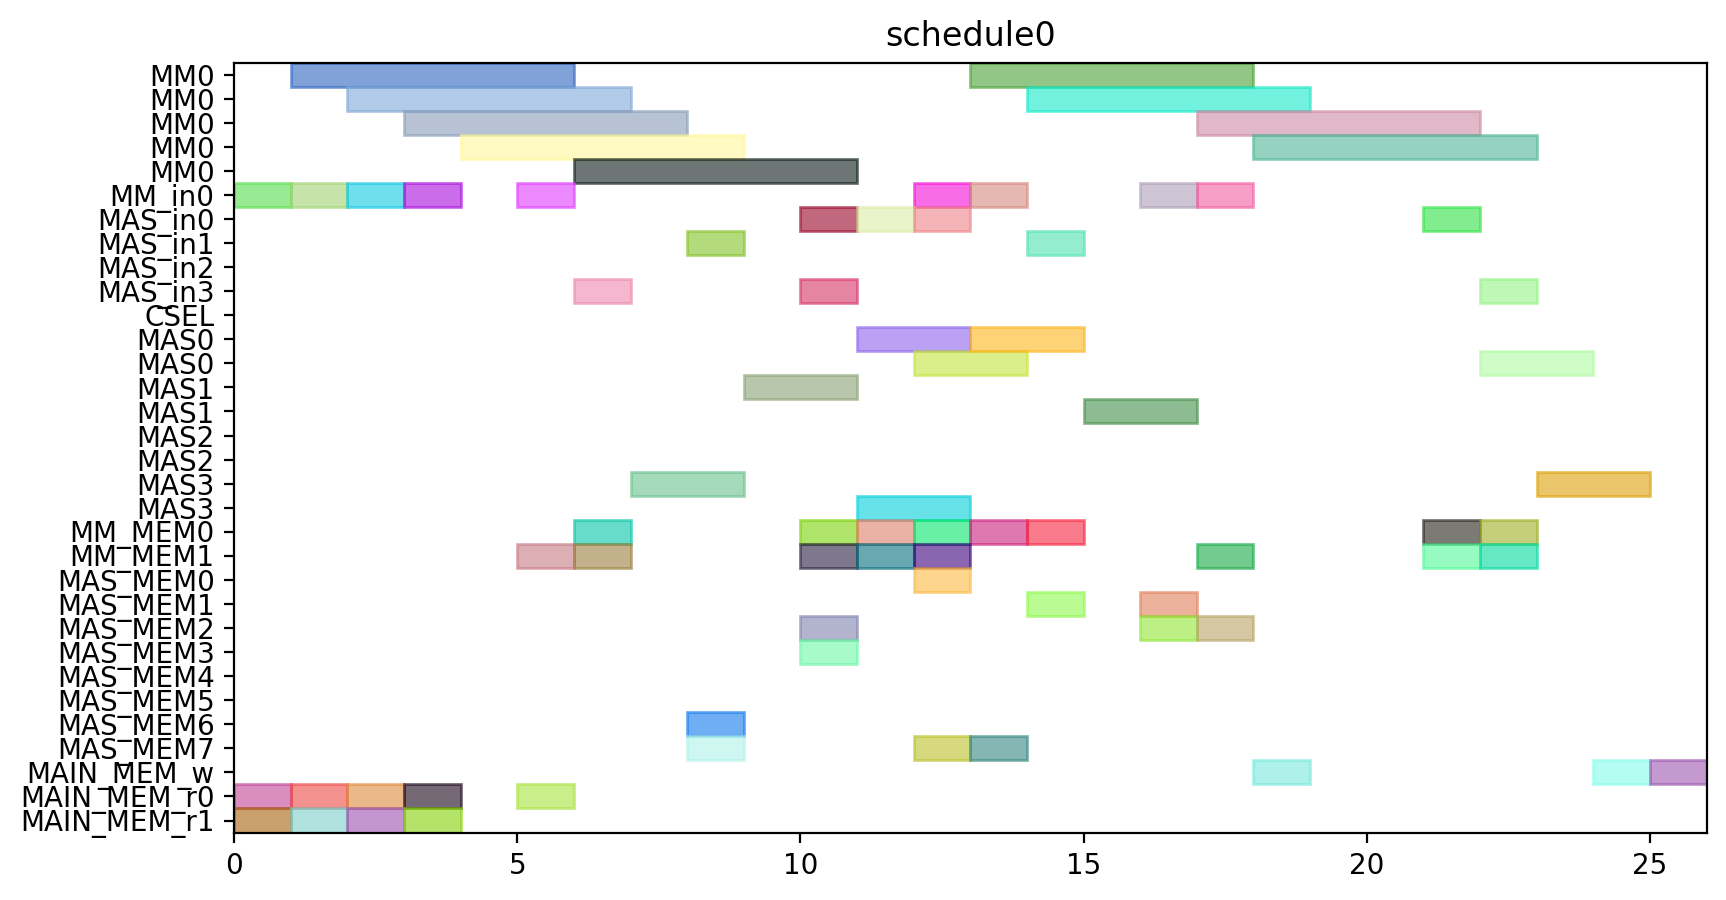

Generate this figure with Python:
from pyschedule import Scenario, solvers, plotters, alt


def solve():
	horizon = 120
	S = Scenario("schedule0", horizon=horizon)

	# resource
	MM = S.Resources('MM', num=1, size=5)
	MM_in = S.Resources('MM_in', num=1)
	MAS_in = S.Resources('MAS_in', num=4)
	CSEL = S.Resource('CSEL')
	MAS = S.Resources('MAS', num=4, size=2, periods=range(1, horizon))
	MM_MEM = S.Resources('MM_MEM', num=2)
	MAS_MEM = S.Resources('MAS_MEM', num=8)
	MAIN_MEM_w = S.Resource('MAIN_MEM_w', size=1)
	MAIN_MEM_r = S.Resources('MAIN_MEM_r', num=2)

	# result of previous scheduling

	# new tasks
	t0 = S.Task('t0', length=5, delay_cost=1)
	t0 += alt(MM)
	t0_in = S.Task('t0_in', length=1, delay_cost=1)
	t0_in += alt(MM_in)
	S += t0_in*MM_in[0]<=t0*MM[0]
	t0_mem0 = S.Task('t0_mem0', length=1, delay_cost=1)
	t0_mem0 += MAIN_MEM_r[0]
	S += t0_mem0 <= t0

	t0_mem1 = S.Task('t0_mem1', length=1, delay_cost=1)
	t0_mem1 += MAIN_MEM_r[1]
	S += t0_mem1 <= t0

	t3 = S.Task('t3', length=5, delay_cost=1)
	t3 += alt(MM)
	t3_in = S.Task('t3_in', length=1, delay_cost=1)
	t3_in += alt(MM_in)
	S += t3_in*MM_in[0]<=t3*MM[0]
	t3_mem0 = S.Task('t3_mem0', length=1, delay_cost=1)
	t3_mem0 += MAIN_MEM_r[0]
	S += t3_mem0 <= t3

	t3_mem1 = S.Task('t3_mem1', length=1, delay_cost=1)
	t3_mem1 += MAIN_MEM_r[1]
	S += t3_mem1 <= t3

	t1 = S.Task('t1', length=5, delay_cost=1)
	t1 += alt(MM)
	t1_in = S.Task('t1_in', length=1, delay_cost=1)
	t1_in += alt(MM_in)
	S += t1_in*MM_in[0]<=t1*MM[0]
	t1_mem0 = S.Task('t1_mem0', length=1, delay_cost=1)
	t1_mem0 += MAIN_MEM_r[0]
	S += t1_mem0 <= t1

	t1_mem1 = S.Task('t1_mem1', length=1, delay_cost=1)
	t1_mem1 += MAIN_MEM_r[1]
	S += t1_mem1 <= t1

	t2 = S.Task('t2', length=5, delay_cost=1)
	t2 += alt(MM)
	t2_in = S.Task('t2_in', length=1, delay_cost=1)
	t2_in += alt(MM_in)
	S += t2_in*MM_in[0]<=t2*MM[0]
	t2_mem0 = S.Task('t2_mem0', length=1, delay_cost=1)
	t2_mem0 += MAIN_MEM_r[0]
	S += t2_mem0 <= t2

	t2_mem1 = S.Task('t2_mem1', length=1, delay_cost=1)
	t2_mem1 += MAIN_MEM_r[1]
	S += t2_mem1 <= t2

	t4 = S.Task('t4', length=5, delay_cost=1)
	t4 += alt(MM)
	t4_in = S.Task('t4_in', length=1, delay_cost=1)
	t4_in += alt(MM_in)
	S += t4_in*MM_in[0]<=t4*MM[0]
	t4_mem0 = S.Task('t4_mem0', length=1, delay_cost=1)
	t4_mem0 += MAIN_MEM_r[0]
	S += t4_mem0 <= t4

	t4_mem1 = S.Task('t4_mem1', length=1, delay_cost=1)
	t4_mem1 += alt(MM_MEM)
	S += (t2*MM[0])-1 < t4_mem1*MM_MEM[1]
	S += t4_mem1 <= t4

	t5 = S.Task('t5', length=2, delay_cost=1)
	t5 += alt(MAS)
	t5_in = S.Task('t5_in', length=1, delay_cost=1)
	t5_in += alt(MAS_in)
	S += t5_in*MAS_in[0]<=t5*MAS[0]

	S += t5_in*MAS_in[1]<=t5*MAS[1]

	S += t5_in*MAS_in[2]<=t5*MAS[2]

	S += t5_in*MAS_in[3]<=t5*MAS[3]

	t5_mem0 = S.Task('t5_mem0', length=1, delay_cost=1)
	t5_mem0 += alt(MM_MEM)
	S += (t0*MM[0])-1 < t5_mem0*MM_MEM[0]
	S += t5_mem0 <= t5

	t5_mem1 = S.Task('t5_mem1', length=1, delay_cost=1)
	t5_mem1 += alt(MM_MEM)
	S += (t0*MM[0])-1 < t5_mem1*MM_MEM[1]
	S += t5_mem1 <= t5

	t6 = S.Task('t6', length=2, delay_cost=1)
	t6 += alt(MAS)
	t6_in = S.Task('t6_in', length=1, delay_cost=1)
	t6_in += alt(MAS_in)
	S += t6_in*MAS_in[0]<=t6*MAS[0]

	S += t6_in*MAS_in[1]<=t6*MAS[1]

	S += t6_in*MAS_in[2]<=t6*MAS[2]

	S += t6_in*MAS_in[3]<=t6*MAS[3]

	t6_mem0 = S.Task('t6_mem0', length=1, delay_cost=1)
	t6_mem0 += alt(MAS_MEM)
	S += (t5*MAS[0])-1 < t6_mem0*MAS_MEM[0]
	S += (t5*MAS[1])-1 < t6_mem0*MAS_MEM[2]
	S += (t5*MAS[2])-1 < t6_mem0*MAS_MEM[4]
	S += (t5*MAS[3])-1 < t6_mem0*MAS_MEM[6]
	S += t6_mem0 <= t6

	t6_mem1 = S.Task('t6_mem1', length=1, delay_cost=1)
	t6_mem1 += alt(MAS_MEM)
	S += (t5*MAS[0])-1 < t6_mem1*MAS_MEM[1]
	S += (t5*MAS[1])-1 < t6_mem1*MAS_MEM[3]
	S += (t5*MAS[2])-1 < t6_mem1*MAS_MEM[5]
	S += (t5*MAS[3])-1 < t6_mem1*MAS_MEM[7]
	S += t6_mem1 <= t6

	t9 = S.Task('t9', length=2, delay_cost=1)
	t9 += alt(MAS)
	t9_in = S.Task('t9_in', length=1, delay_cost=1)
	t9_in += alt(MAS_in)
	S += t9_in*MAS_in[0]<=t9*MAS[0]

	S += t9_in*MAS_in[1]<=t9*MAS[1]

	S += t9_in*MAS_in[2]<=t9*MAS[2]

	S += t9_in*MAS_in[3]<=t9*MAS[3]

	t9_mem0 = S.Task('t9_mem0', length=1, delay_cost=1)
	t9_mem0 += alt(MM_MEM)
	S += (t0*MM[0])-1 < t9_mem0*MM_MEM[0]
	S += t9_mem0 <= t9

	t9_mem1 = S.Task('t9_mem1', length=1, delay_cost=1)
	t9_mem1 += alt(MM_MEM)
	S += (t4*MM[0])-1 < t9_mem1*MM_MEM[1]
	S += t9_mem1 <= t9

	t10 = S.Task('t10', length=2, delay_cost=1)
	t10 += alt(MAS)
	t10_in = S.Task('t10_in', length=1, delay_cost=1)
	t10_in += alt(MAS_in)
	S += t10_in*MAS_in[0]<=t10*MAS[0]

	S += t10_in*MAS_in[1]<=t10*MAS[1]

	S += t10_in*MAS_in[2]<=t10*MAS[2]

	S += t10_in*MAS_in[3]<=t10*MAS[3]

	t10_mem0 = S.Task('t10_mem0', length=1, delay_cost=1)
	t10_mem0 += alt(MM_MEM)
	S += (t4*MM[0])-1 < t10_mem0*MM_MEM[0]
	S += t10_mem0 <= t10

	t10_mem1 = S.Task('t10_mem1', length=1, delay_cost=1)
	t10_mem1 += alt(MM_MEM)
	S += (t4*MM[0])-1 < t10_mem1*MM_MEM[1]
	S += t10_mem1 <= t10

	t7 = S.Task('t7', length=2, delay_cost=1)
	t7 += alt(MAS)
	t7_in = S.Task('t7_in', length=1, delay_cost=1)
	t7_in += alt(MAS_in)
	S += t7_in*MAS_in[0]<=t7*MAS[0]

	S += t7_in*MAS_in[1]<=t7*MAS[1]

	S += t7_in*MAS_in[2]<=t7*MAS[2]

	S += t7_in*MAS_in[3]<=t7*MAS[3]

	t7_mem0 = S.Task('t7_mem0', length=1, delay_cost=1)
	t7_mem0 += alt(MAS_MEM)
	S += (t6*MAS[0])-1 < t7_mem0*MAS_MEM[0]
	S += (t6*MAS[1])-1 < t7_mem0*MAS_MEM[2]
	S += (t6*MAS[2])-1 < t7_mem0*MAS_MEM[4]
	S += (t6*MAS[3])-1 < t7_mem0*MAS_MEM[6]
	S += t7_mem0 <= t7

	t7_mem1 = S.Task('t7_mem1', length=1, delay_cost=1)
	t7_mem1 += alt(MAS_MEM)
	S += (t6*MAS[0])-1 < t7_mem1*MAS_MEM[1]
	S += (t6*MAS[1])-1 < t7_mem1*MAS_MEM[3]
	S += (t6*MAS[2])-1 < t7_mem1*MAS_MEM[5]
	S += (t6*MAS[3])-1 < t7_mem1*MAS_MEM[7]
	S += t7_mem1 <= t7

	t11 = S.Task('t11', length=2, delay_cost=1)
	t11 += alt(MAS)
	t11_in = S.Task('t11_in', length=1, delay_cost=1)
	t11_in += alt(MAS_in)
	S += t11_in*MAS_in[0]<=t11*MAS[0]

	S += t11_in*MAS_in[1]<=t11*MAS[1]

	S += t11_in*MAS_in[2]<=t11*MAS[2]

	S += t11_in*MAS_in[3]<=t11*MAS[3]

	t11_mem0 = S.Task('t11_mem0', length=1, delay_cost=1)
	t11_mem0 += alt(MAS_MEM)
	S += (t10*MAS[0])-1 < t11_mem0*MAS_MEM[0]
	S += (t10*MAS[1])-1 < t11_mem0*MAS_MEM[2]
	S += (t10*MAS[2])-1 < t11_mem0*MAS_MEM[4]
	S += (t10*MAS[3])-1 < t11_mem0*MAS_MEM[6]
	S += t11_mem0 <= t11

	t11_mem1 = S.Task('t11_mem1', length=1, delay_cost=1)
	t11_mem1 += alt(MM_MEM)
	S += (t4*MM[0])-1 < t11_mem1*MM_MEM[1]
	S += t11_mem1 <= t11

	t8 = S.Task('t8', length=5, delay_cost=1)
	t8 += alt(MM)
	t8_in = S.Task('t8_in', length=1, delay_cost=1)
	t8_in += alt(MM_in)
	S += t8_in*MM_in[0]<=t8*MM[0]
	t8_mem0 = S.Task('t8_mem0', length=1, delay_cost=1)
	t8_mem0 += alt(MM_MEM)
	S += (t4*MM[0])-1 < t8_mem0*MM_MEM[0]
	S += t8_mem0 <= t8

	t8_mem1 = S.Task('t8_mem1', length=1, delay_cost=1)
	t8_mem1 += alt(MAS_MEM)
	S += (t7*MAS[0])-1 < t8_mem1*MAS_MEM[1]
	S += (t7*MAS[1])-1 < t8_mem1*MAS_MEM[3]
	S += (t7*MAS[2])-1 < t8_mem1*MAS_MEM[5]
	S += (t7*MAS[3])-1 < t8_mem1*MAS_MEM[7]
	S += t8_mem1 <= t8

	new_PZ = S.Task('new_PZ', length=5, delay_cost=1)
	new_PZ += alt(MM)
	new_PZ_in = S.Task('new_PZ_in', length=1, delay_cost=1)
	new_PZ_in += alt(MM_in)
	S += new_PZ_in*MM_in[0]<=new_PZ*MM[0]
	S += 0<new_PZ

	new_PZ_w = S.Task('new_PZ_w', length=1, delay_cost=1)
	new_PZ_w += alt(MAIN_MEM_w)
	S += new_PZ <= new_PZ_w

	new_PZ_mem0 = S.Task('new_PZ_mem0', length=1, delay_cost=1)
	new_PZ_mem0 += alt(MM_MEM)
	S += (t1*MM[0])-1 < new_PZ_mem0*MM_MEM[0]
	S += new_PZ_mem0 <= new_PZ

	new_PZ_mem1 = S.Task('new_PZ_mem1', length=1, delay_cost=1)
	new_PZ_mem1 += alt(MAS_MEM)
	S += (t7*MAS[0])-1 < new_PZ_mem1*MAS_MEM[1]
	S += (t7*MAS[1])-1 < new_PZ_mem1*MAS_MEM[3]
	S += (t7*MAS[2])-1 < new_PZ_mem1*MAS_MEM[5]
	S += (t7*MAS[3])-1 < new_PZ_mem1*MAS_MEM[7]
	S += new_PZ_mem1 <= new_PZ

	t12 = S.Task('t12', length=2, delay_cost=1)
	t12 += alt(MAS)
	t12_in = S.Task('t12_in', length=1, delay_cost=1)
	t12_in += alt(MAS_in)
	S += t12_in*MAS_in[0]<=t12*MAS[0]

	S += t12_in*MAS_in[1]<=t12*MAS[1]

	S += t12_in*MAS_in[2]<=t12*MAS[2]

	S += t12_in*MAS_in[3]<=t12*MAS[3]

	t12_mem0 = S.Task('t12_mem0', length=1, delay_cost=1)
	t12_mem0 += alt(MM_MEM)
	S += (t0*MM[0])-1 < t12_mem0*MM_MEM[0]
	S += t12_mem0 <= t12

	t12_mem1 = S.Task('t12_mem1', length=1, delay_cost=1)
	t12_mem1 += alt(MAS_MEM)
	S += (t11*MAS[0])-1 < t12_mem1*MAS_MEM[1]
	S += (t11*MAS[1])-1 < t12_mem1*MAS_MEM[3]
	S += (t11*MAS[2])-1 < t12_mem1*MAS_MEM[5]
	S += (t11*MAS[3])-1 < t12_mem1*MAS_MEM[7]
	S += t12_mem1 <= t12

	t13 = S.Task('t13', length=5, delay_cost=1)
	t13 += alt(MM)
	t13_in = S.Task('t13_in', length=1, delay_cost=1)
	t13_in += alt(MM_in)
	S += t13_in*MM_in[0]<=t13*MM[0]
	t13_mem0 = S.Task('t13_mem0', length=1, delay_cost=1)
	t13_mem0 += alt(MAS_MEM)
	S += (t12*MAS[0])-1 < t13_mem0*MAS_MEM[0]
	S += (t12*MAS[1])-1 < t13_mem0*MAS_MEM[2]
	S += (t12*MAS[2])-1 < t13_mem0*MAS_MEM[4]
	S += (t12*MAS[3])-1 < t13_mem0*MAS_MEM[6]
	S += t13_mem0 <= t13

	t13_mem1 = S.Task('t13_mem1', length=1, delay_cost=1)
	t13_mem1 += alt(MAS_MEM)
	S += (t9*MAS[0])-1 < t13_mem1*MAS_MEM[1]
	S += (t9*MAS[1])-1 < t13_mem1*MAS_MEM[3]
	S += (t9*MAS[2])-1 < t13_mem1*MAS_MEM[5]
	S += (t9*MAS[3])-1 < t13_mem1*MAS_MEM[7]
	S += t13_mem1 <= t13

	t14 = S.Task('t14', length=5, delay_cost=1)
	t14 += alt(MM)
	t14_in = S.Task('t14_in', length=1, delay_cost=1)
	t14_in += alt(MM_in)
	S += t14_in*MM_in[0]<=t14*MM[0]
	t14_mem0 = S.Task('t14_mem0', length=1, delay_cost=1)
	t14_mem0 += alt(MAS_MEM)
	S += (t12*MAS[0])-1 < t14_mem0*MAS_MEM[0]
	S += (t12*MAS[1])-1 < t14_mem0*MAS_MEM[2]
	S += (t12*MAS[2])-1 < t14_mem0*MAS_MEM[4]
	S += (t12*MAS[3])-1 < t14_mem0*MAS_MEM[6]
	S += t14_mem0 <= t14

	t14_mem1 = S.Task('t14_mem1', length=1, delay_cost=1)
	t14_mem1 += alt(MM_MEM)
	S += (t3*MM[0])-1 < t14_mem1*MM_MEM[1]
	S += t14_mem1 <= t14

	new_PY = S.Task('new_PY', length=2, delay_cost=1)
	new_PY += alt(MAS)
	new_PY_in = S.Task('new_PY_in', length=1, delay_cost=1)
	new_PY_in += alt(MAS_in)
	S += new_PY_in*MAS_in[0]<=new_PY*MAS[0]

	S += new_PY_in*MAS_in[1]<=new_PY*MAS[1]

	S += new_PY_in*MAS_in[2]<=new_PY*MAS[2]

	S += new_PY_in*MAS_in[3]<=new_PY*MAS[3]

	S += 0<new_PY

	new_PY_w = S.Task('new_PY_w', length=1, delay_cost=1)
	new_PY_w += alt(MAIN_MEM_w)
	S += new_PY <= new_PY_w

	new_PY_mem0 = S.Task('new_PY_mem0', length=1, delay_cost=1)
	new_PY_mem0 += alt(MM_MEM)
	S += (t8*MM[0])-1 < new_PY_mem0*MM_MEM[0]
	S += new_PY_mem0 <= new_PY

	new_PY_mem1 = S.Task('new_PY_mem1', length=1, delay_cost=1)
	new_PY_mem1 += alt(MM_MEM)
	S += (t13*MM[0])-1 < new_PY_mem1*MM_MEM[1]
	S += new_PY_mem1 <= new_PY

	new_PX = S.Task('new_PX', length=2, delay_cost=1)
	new_PX += alt(MAS)
	new_PX_in = S.Task('new_PX_in', length=1, delay_cost=1)
	new_PX_in += alt(MAS_in)
	S += new_PX_in*MAS_in[0]<=new_PX*MAS[0]

	S += new_PX_in*MAS_in[1]<=new_PX*MAS[1]

	S += new_PX_in*MAS_in[2]<=new_PX*MAS[2]

	S += new_PX_in*MAS_in[3]<=new_PX*MAS[3]

	S += 0<new_PX

	new_PX_w = S.Task('new_PX_w', length=1, delay_cost=1)
	new_PX_w += alt(MAIN_MEM_w)
	S += new_PX <= new_PX_w

	new_PX_mem0 = S.Task('new_PX_mem0', length=1, delay_cost=1)
	new_PX_mem0 += alt(MM_MEM)
	S += (t14*MM[0])-1 < new_PX_mem0*MM_MEM[0]
	S += new_PX_mem0 <= new_PX

	new_PX_mem1 = S.Task('new_PX_mem1', length=1, delay_cost=1)
	new_PX_mem1 += alt(MM_MEM)
	S += (t14*MM[0])-1 < new_PX_mem1*MM_MEM[1]
	S += new_PX_mem1 <= new_PX

	solvers.mip.solve(S,msg=1,kind='CPLEX',ratio_gap=1.01)

	solution = [['hoge']*len(S.solution()[1]) for i in range(len(S.solution()))]
	for i in range(len(S.solution())):
		for j in range(len(S.solution()[i])):
			solution[i][j]=str(S.solution()[i][j])
	print(solution)

	cycles = int(solution[-1][3])

	pic_file_name = "/home/mfukuda/ABE/multiRAM_multiMAS_16mux/scheduling_result/stage5MM1_stage2MAS4/EP_DBL_A_0/schedule0.png"
	if(S.solution() != []):
		plotters.matplotlib.plot(S,img_filename=pic_file_name, show_task_labels=False, fig_size=(cycles*0.25+3, 5))

	return solution
